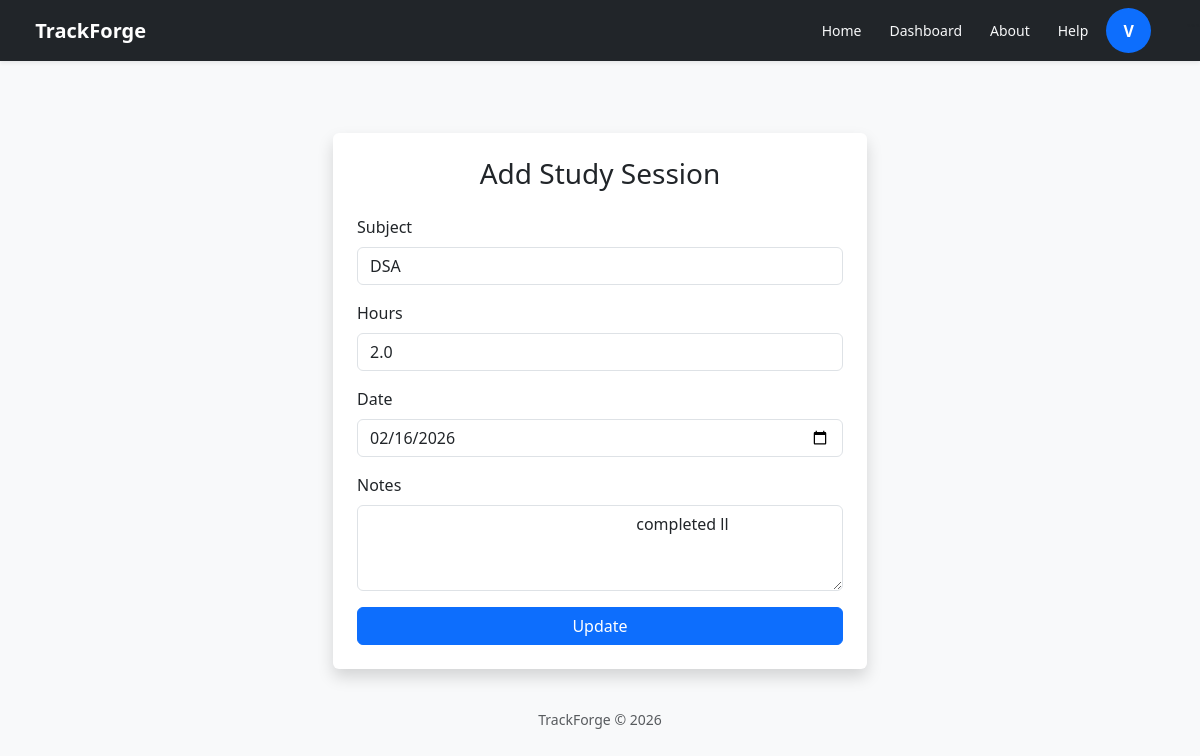
Screenshot of /edit_session/1 (signed in) with the database file from the repository.
### app.py (models this page shows)
class StudySession(db.Model):
    id = db.Column(db.Integer, primary_key=True)
    user_id = db.Column(db.Integer, db.ForeignKey('user.id'))
    subject = db.Column(db.String(20), nullable=False)
    hours = db.Column(db.Float)
    dates = db.Column(db.String(50))
    notes = db.Column(db.String(500), nullable=False)

### app.py (the view, shortened to what this page needs)
@app.route("/edit_session/<int:id>", methods=["GET", "POST"])
def edit_session(id):
    if "user" not in session:
        return redirect(url_for("login"))
    data = StudySession.query.get_or_404(id)
    current_user = User.query.filter_by(username=session["user"]).first()
    if data.user_id != current_user.id:
        return "Unauthorized"
    return render_template("edit_session.html", data=data)

### templates/edit_session.html (shortened to what this page needs)
{% extends "base.html" %}
{% block content %}
    <div class="container mt-5">
    <div class="row justify-content-center">
        <div class="col-md-6">
            <div class="card shadow border-0">
                <div class="card-body p-4">
                    <h3 class="text-center mb-4">Add Study Session</h3>
                    <form method="POST">
                        <div class="mb-3">
                            <label class="form-label">Subject</label>
                            <input type="text" name="subject" class="form-control" placeholder="Ex: DSA" value="{{ data.subject }}" required>
                        </div>
                        <div class="mb-3">
                            <label class="form-label">Hours</label>
                            <input type="number" name="hours" class="form-control" min="1" placeholder="Ex: 2" value="{{ data.hours }}"required>
                        </div>
                        <div class="mb-3">
                            <label class="form-label">Date</label>
                            <input type="date" name="date" class="form-control" value="{{ data.dates }}" required>
                        </div>
                        <div class="mb-3">
                            <label class="form-label">Notes</label>
                            <textarea name="notes" class="form-control" rows="3">
                                {{ data.notes }}
                            </textarea>
                        </div>
                        <div class="d-grid">
                            <button class="btn btn-primary">Update</button>
                        </div>
                    </form>
                </div>
            </div>
        </div>
    </div>
</div>
{% endblock %}

### rows the page displays
StudySession: subject "DSA", hours "2.0", date "02/16/2026", notes "completed ll"

### other values shown
{{ session["user"][0]|upper if "user" in session else "👤" }} "V"
